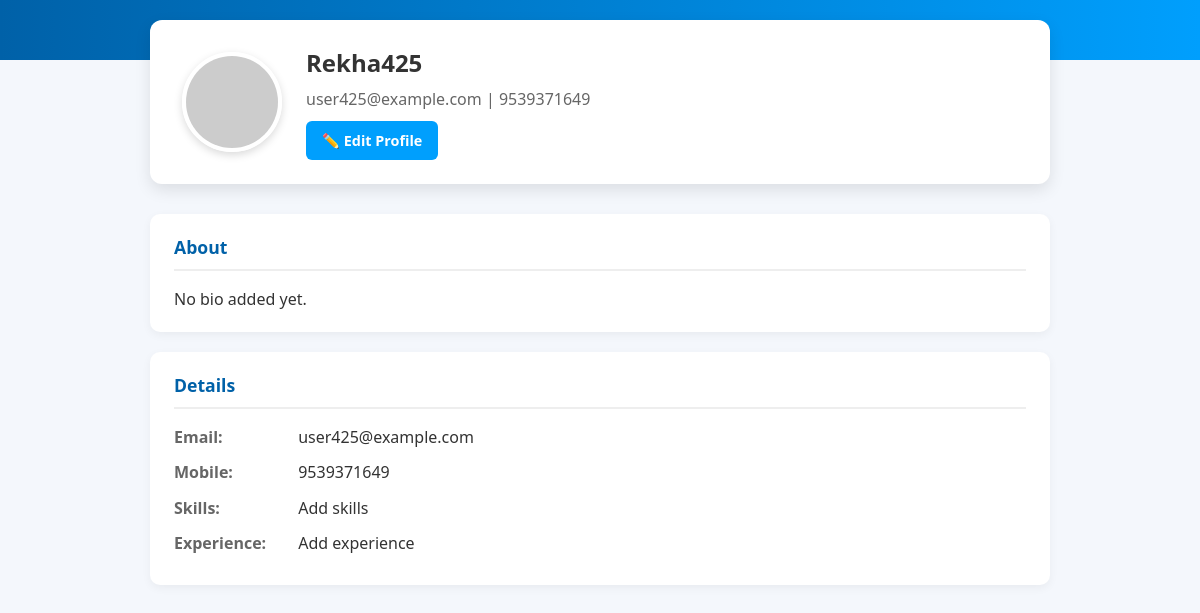
The page /profile (signed in) on the database its author committed.
### tables this page shows
CREATE TABLE user(id  INTEGER PRIMARY KEY AUTOINCREMENT,name TEXT NOT NULL, mobile TEXT NOT NULL,email TEXT UNIQUE NOT NULL, password TEXT NOT NULL DEFAULT ' ');

### app.py (the view)
@app.route('/profile')
def profile():
    if 'user_id' not in session:
        return redirect('/login')
    id= session['user_id']
    conn=get_connection()
    conn.row_factory=sqlite3.Row
    cur=conn.cursor()
    cur.execute("SELECT * FROM user WHERE id=?",(id,))
    user=cur.fetchone()
    conn.close()
    return render_template('profile.html',user=user)

### database.py (called while the page is built)
def get_connection():
    conn=sqlite3.connect(db_name)
    return conn

### templates/profile.html (shortened to what this page needs)
<!DOCTYPE html>
<html lang="en">
<head>
</head>
<body>
  <div class="profile-card">
    <img src="https://via.placeholder.com/100" alt="Profile Picture" class="avatar">
    <div class="info">
      <h2>{{ user['name'] }}</h2>
      <p>{{ user['email'] }} | {{ user['mobile'] }}</p>
      <a href="/edit-profile" class="btn">✏️ Edit Profile</a>
    </div>
  </div>
  <div class="section">
    <h3>About</h3>
    <p>{{ user['bio'] or "No bio added yet." }}</p>
  </div>
  <div class="section">
    <h3>Details</h3>
    <div class="detail"><span>Email:</span> {{ user['email'] }}</div>
    <div class="detail"><span>Mobile:</span> {{ user['mobile'] }}</div>
    <div class="detail"><span>Skills:</span> {{ user['skills'] or "Add skills" }}</div>
    <div class="detail"><span>Experience:</span> {{ user['experience'] or "Add experience" }}</div>
  </div>
</body>
</html>

### templates/profile.html (style rules this page uses)
:root { --primary: #0061a8; --secondary: #009ffd; --light-bg: #f4f7fc; --dark-text: #333; --light-text: #666; }
* { margin: 0; padding: 0; box-sizing: border-box; font-family: 'Segoe UI', Tahoma, sans-serif; }
body { background: var(--light-bg); color: var(--dark-text); line-height: 1.6; }
.profile-card { max-width: 900px; margin: -40px auto 30px auto; background: #fff; border-radius: 12px; box-shadow: 0 6px 16px rgba(0,0,0,0.1); padding: 1.5rem 2rem; display: flex; align-items: center; gap: 1.5rem; }
.avatar { width: 100px; height: 100px; border-radius: 50%; object-fit: cover; border: 4px solid #fff; box-shadow: 0 3px 8px rgba(0,0,0,0.15); }
.info { flex: 1; }
.info h2 { font-size: 1.5rem; margin-bottom: 0.3rem; color: var(--dark-text); }
.info p { color: var(--light-text); margin-bottom: 0.5rem; }
.btn { display: inline-block; padding: 0.5rem 1rem; background: var(--secondary); color: #fff; border-radius: 6px; text-decoration: none; font-weight: 600; font-size: 0.9rem; transition: 0.3s; }
.section { max-width: 900px; margin: 20px auto; background: #fff; border-radius: 10px; box-shadow: 0 3px 10px rgba(0,0,0,0.05); padding: 1.2rem 1.5rem; }
.section h3 { margin-bottom: 1rem; color: var(--primary); border-bottom: 2px solid #eee; padding-bottom: 0.5rem; font-size: 1.1rem; }
.detail { margin-bottom: 0.6rem; }
.detail span { font-weight: bold; display: inline-block; width: 120px; color: var(--light-text); }

### rows shown on the page
user: name "Rekha425", email "user425@example.com", mobile "9539371649"

### other values the page prints
{{ user['bio'] or "No bio added yet." }} "No bio added yet."
{{ user['skills'] or "Add skills" }} "Add skills"
{{ user['experience'] or "Add experience" }} "Add experience"
